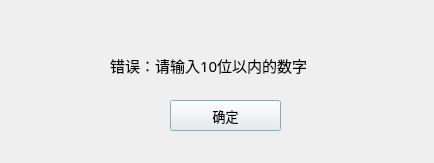
<?xml version="1.0" encoding="UTF-8"?>
<ui version="4.0">
 <class>CError</class>
 <widget class="QDialog" name="CError">
  <property name="windowModality">
   <enum>Qt::NonModal</enum>
  </property>
  <property name="geometry">
   <rect>
    <x>0</x>
    <y>0</y>
    <width>434</width>
    <height>163</height>
   </rect>
  </property>
  <property name="focusPolicy">
   <enum>Qt::StrongFocus</enum>
  </property>
  <property name="contextMenuPolicy">
   <enum>Qt::CustomContextMenu</enum>
  </property>
  <property name="windowTitle">
   <string>输入错误</string>
  </property>
  <property name="windowIcon">
   <iconset resource="imagesource.qrc">
    <normaloff>:/myico/错误.bmp</normaloff>:/myico/错误.bmp</iconset>
  </property>
  <property name="windowOpacity">
   <double>0.700000000000000</double>
  </property>
  <property name="autoFillBackground">
   <bool>false</bool>
  </property>
  <property name="styleSheet">
   <string notr="true">alternate-background-color: rgb(255, 255, 255);
selection-background-color: rgb(187, 235, 255);</string>
  </property>
  <widget class="QPushButton" name="pushButton">
   <property name="geometry">
    <rect>
     <x>170</x>
     <y>100</y>
     <width>111</width>
     <height>31</height>
    </rect>
   </property>
   <property name="sizePolicy">
    <sizepolicy hsizetype="Preferred" vsizetype="Preferred">
     <horstretch>0</horstretch>
     <verstretch>0</verstretch>
    </sizepolicy>
   </property>
   <property name="font">
    <font>
     <family>华文新魏</family>
     <pointsize>10</pointsize>
    </font>
   </property>
   <property name="focusPolicy">
    <enum>Qt::ClickFocus</enum>
   </property>
   <property name="styleSheet">
    <string notr="true"/>
   </property>
   <property name="text">
    <string>确定</string>
   </property>
  </widget>
  <widget class="QLabel" name="label">
   <property name="geometry">
    <rect>
     <x>110</x>
     <y>40</y>
     <width>291</width>
     <height>51</height>
    </rect>
   </property>
   <property name="font">
    <font>
     <family>楷体</family>
     <pointsize>11</pointsize>
    </font>
   </property>
   <property name="text">
    <string>错误：请输入10位以内的数字</string>
   </property>
  </widget>
  <widget class="QLabel" name="label_2">
   <property name="geometry">
    <rect>
     <x>20</x>
     <y>30</y>
     <width>81</width>
     <height>81</height>
    </rect>
   </property>
   <property name="styleSheet">
    <string notr="true">background-image: url(:/myico/错误.bmp);
image: url(:/myico/错误.bmp);</string>
   </property>
   <property name="text">
    <string/>
   </property>
  </widget>
 </widget>
 <resources>
  <include location="imagesource.qrc"/>
 </resources>
 <connections/>
</ui>
